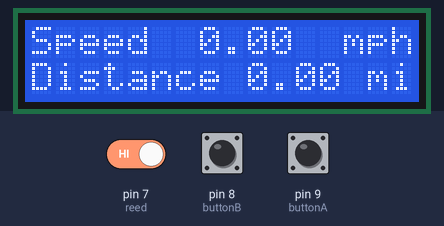
Bench run of a sketch on a simulated Arduino Uno, built with avr-gcc and run on an emulated ATmega328P. On the bench: 16×2 character LCD. The test bench sets the inputs (shaded band); at power-on: pin 8 (buttonB) LOW, pin 7 (reed) HIGH, pin 9 (buttonA) LOW. What the sketch prints to the serial monitor is not drawn.

Above: at 1.2 s.
1.3 s: pin 8 (buttonB) pulled HIGH for 1 s
At 2.6 s:
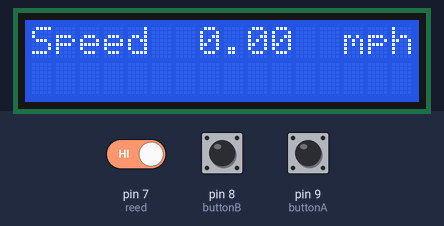
3.8 s: pin 7 (reed) driven LOW
At 5.5 s:
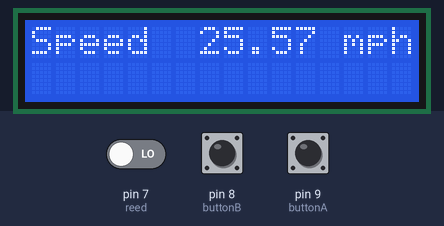
5.8 s: pin 8 (buttonB) pulled HIGH for 3.2 s
At 9.9 s:
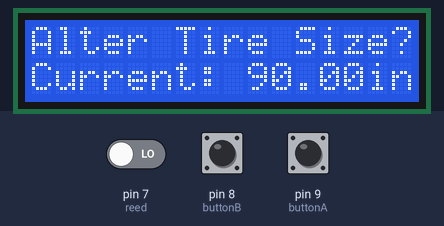
10.5 s: pin 9 (buttonA) pulled HIGH for 3.2 s
At 14.2 s:
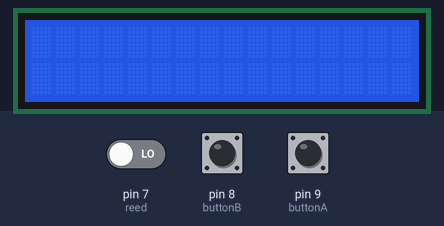
Timing chart, 0 to 15.7 s (numbered marks = the images above; inputs shaded):
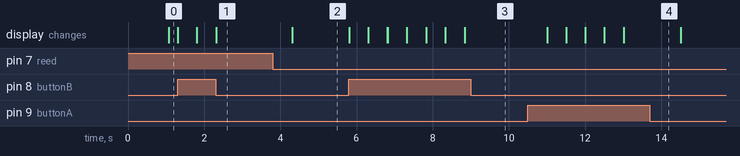

The sketch:

mph_mi_test.ino
```cpp
#include <LiquidCrystal.h>
LiquidCrystal lcd(12, 11, 5, 4, 3, 2);
float mi = 0;
float n = 0; //Used to update mi display only every ~.5 mi

const int reed = 7; // Pin connected to reed switch

unsigned long spdTimer = 0; // Timer used to update speed display once every 1 second
unsigned long magnetTimer = 0; // Timer for debouncing magnet
unsigned long revTimer = 0; // Times revolutions

float rev = 0;
float spd = 0;

const int buttonA = 9;
const int buttonB = 8;

//used for circumference collection
int lcdValue = 0; // screen position of circumference place value
int multiplier = 0; // for adding together individual circumference place values
int number = 0;
float circ = 90.00; // circumference value for calculations

void setup() {
  Serial.begin(9600);
  // set up the LCD's number of columns and rows:
  lcd.begin(16, 2);

  // set up reed switch
  pinMode(reed, INPUT_PULLUP);

  // initialize buttons
  pinMode(buttonA, INPUT);
  pinMode(buttonB, INPUT);
}

void loop() {
  // Receive tire circumference input
  if (multiplier == 0) {
    if (digitalRead(buttonB) == HIGH) {
      lcd.clear();
      lcd.setCursor(0, 0);
      lcd.print("Alter Tire Size?");
      lcd.setCursor(0, 1);
      lcd.print("Current: ");
      lcd.print(circ);
      lcd.print("in");
      multiplier = -1;
      delay(500);
    }
  }
  else if (multiplier == -1) {
    if (digitalRead(buttonB) == HIGH) {
      lcd.clear();
      multiplier = 0;
      delay(500);
    }
    else if (digitalRead(buttonA) == HIGH) {
      multiplier = -2;
      delay(500);
    }
  }
  else if (multiplier == -2) {
    lcd.clear();
    lcd.setCursor(0, 0);
    lcd.print("Circumference of");
    lcd.setCursor(0, 1);
    lcd.print("Tire:    .   in");
    lcdValue = 7;
    lcd.setCursor(lcdValue, 1);
    lcd.print("0");
    circ = 0;
    multiplier = 1;
    delay(500);
  }
  else if (digitalRead(buttonB) == HIGH) {
    if (number == 9) {
      number = 0;
    }
    else {
      number = number + 1;
    }
    lcd.setCursor(lcdValue, 1);
    lcd.print(number);
    delay(500);
  }
  else if (digitalRead(buttonA) == HIGH) {
    if (lcdValue == 8) {
      lcdValue = 10;
    }
    else {
      lcdValue = lcdValue + 1;
    }
    circ = circ + ((1.0/((float)multiplier)) * 10.0 * (float)number);
    multiplier = multiplier * 10;
    lcd.setCursor(lcdValue, 1);
    if (lcdValue == 12) {
      multiplier = 0;
      lcd.clear();
    }
    else lcd.print("0");
    number = 0;
    delay(500);
  }


  if (multiplier == 0) {
    // Determine if magnet passes switch
    int reedMagnet = digitalRead(reed);

    if (magnetTimer == 0 && reedMagnet == LOW) {
      mi = mi + (circ * .0000157828);
      magnetTimer = millis();
      rev = (float)(millis() - revTimer);
      Serial.println(mi);
      Serial.println(revTimer);
      spd = (circ * .0000157828) / (rev * .0000002778);
      revTimer = 0;
      revTimer = millis();
      Serial.println(rev);
      Serial.println(spd);
      Serial.println("");
    }
    else if (millis()-magnetTimer >= 200UL) {
       magnetTimer = 0;
    }


    if (spdTimer == 0) {
      spdTimer = millis();
    }


    // Print a message to the LCD.
    if (millis()-spdTimer >= 1000UL) {
      lcd.setCursor(0, 0);
      lcd.print("Speed        mph");
      lcd.setCursor(7, 0);
      lcd.print(spd);

      spdTimer = 0;
    }

    if (mi >= n) {
      lcd.setCursor(0, 1);
      lcd.print("Distance      mi");
      lcd.setCursor(9, 1);
      lcd.print(mi);
      n = n + 0.5;
    }
  }
}
```

Measured:
- after the input at 1.3 s, the display: first changes at once (image 1 shows a later state)
- after the input at 3.8 s, the display: changes after 0.52 s (image 2)
- after the input at 5.8 s, the display: changes at once (image 3)
- after the input at 10.5 s, the display: first changes after 0.51 s (image 4 shows a later state)
